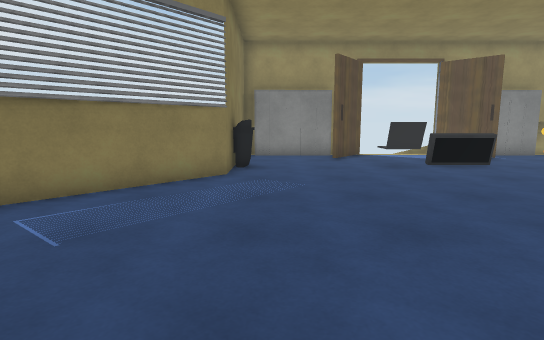
View 1 (above)

15 first-person views from a walk through a 3-D level made in the Unity game engine. The camera is 1.3 m above the floor, tilts 8° down and sees 80° across. Doors are open. The floor is counted in squares, 1 m on a side. Each view is taken from the middle of a square. On the plan, view 1 faces up. The plan holds only what a view shows up to about 14 squares ahead; the rest is blank. Some animated figures are not drawn. Some surface patterns are stand-ins.

View 2
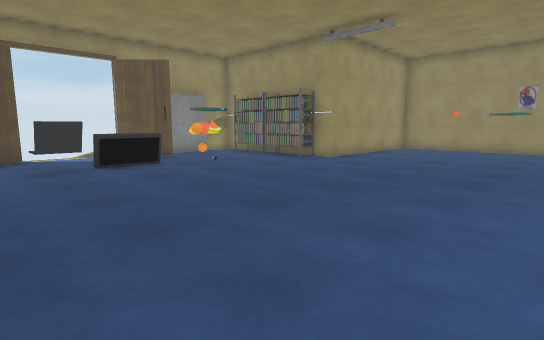

View 3
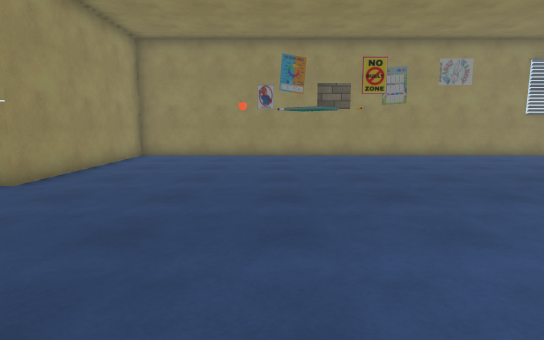

View 4
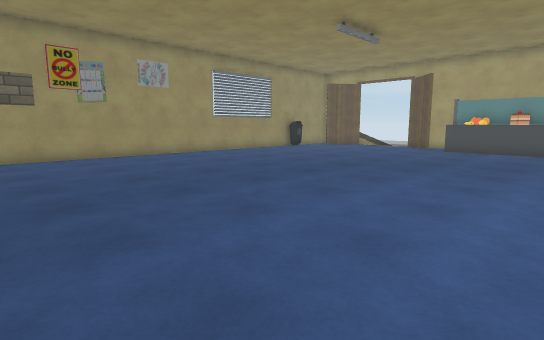

View 5
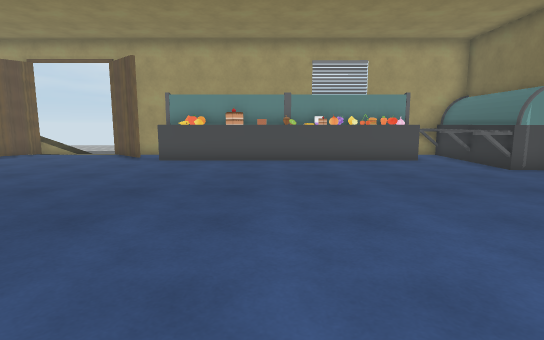

View 6
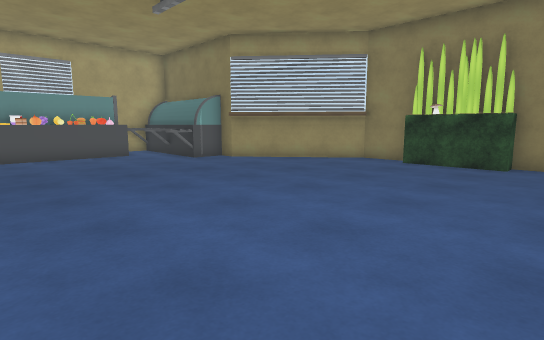

View 7
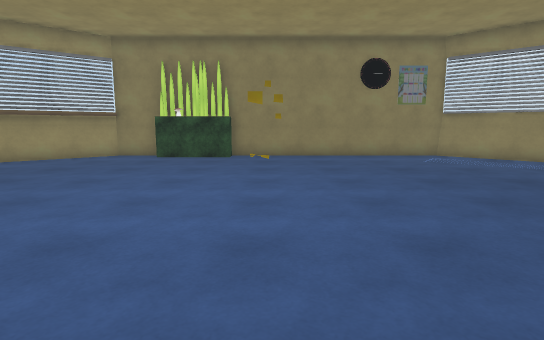

View 8
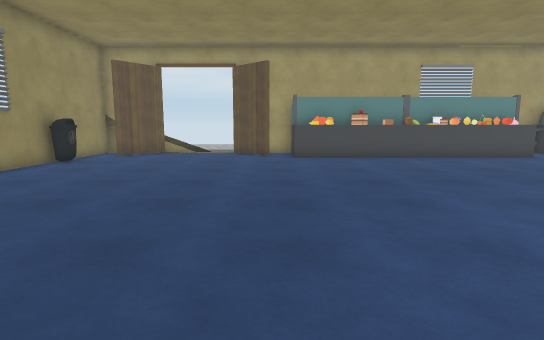

View 9
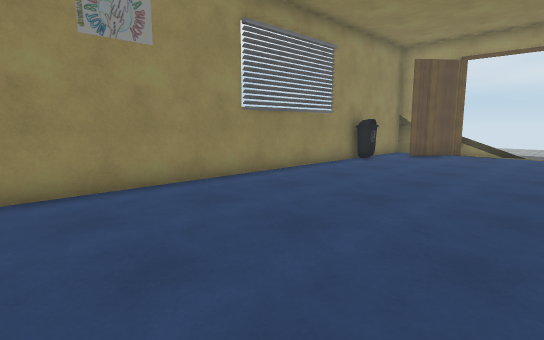

View 10
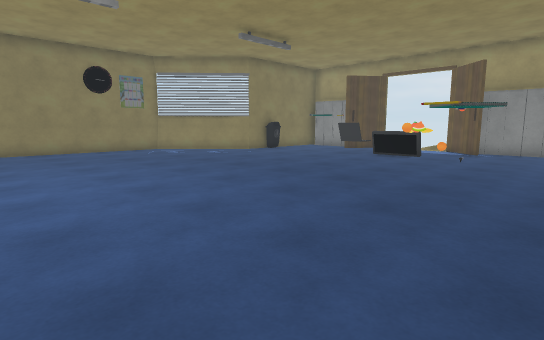

View 11
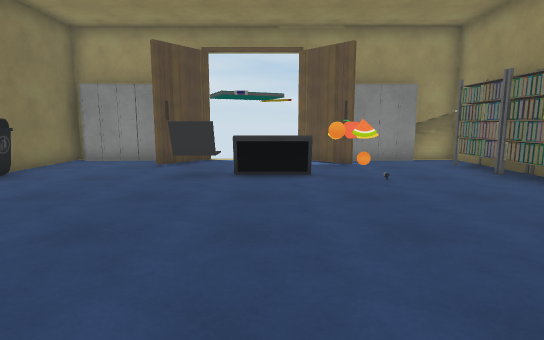

View 12
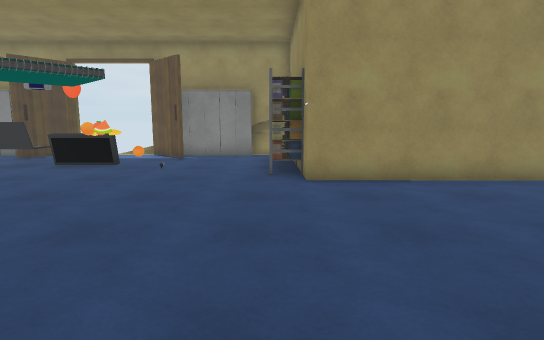

View 13
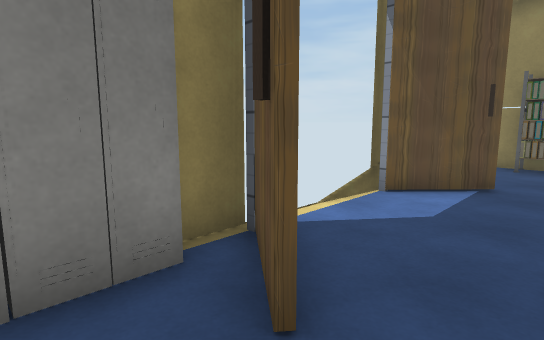

View 14
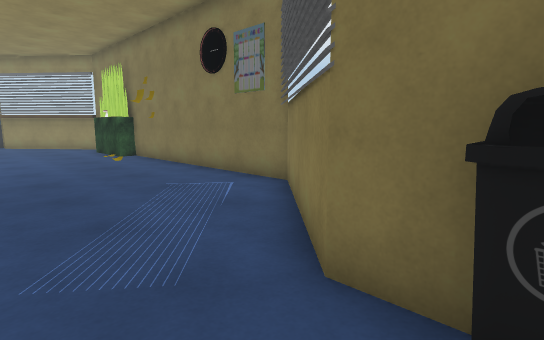

View 15
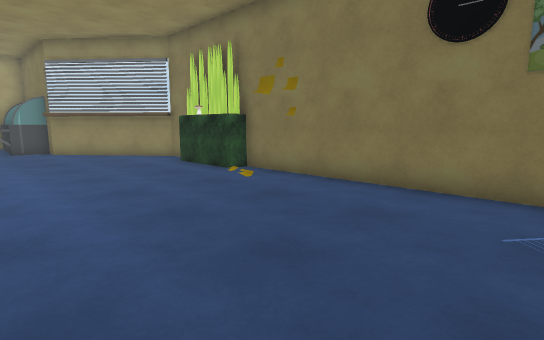

### Floor plan
Points are (right, up) in squares from view 1. A wall is a line through its corners. A room is listed if a view was taken in it or the views show most of it. See-through windows are left out.
Room 1 (views 1, 2, 3, 4, 5, 6, 7, 8, 9, 10, 11, 12, 13, 14, 15)
walls: (8, 8.2) (7.5, 8.2); (12.9, 8.4) (12, 8.4) (12, 12.6); (8.4, -15.7) (9.6, -15.7); (-4.4, -8.2) (-0.9, -12.3); (10.4, -15.7) (11.1, -15.7); (8.5, 12.3) (6.9, 13.9); (4.7, -16) (5.3, -16.4); (-1.2, -13.2) (1.1, -13.3) (1, -16.7); (12.8, 11.7) (12.8, 14.2) (11.1, 14.2); (12.2, -16.4) (13.8, -18); (1.6, -15.7) (7.6, -15.7); (2.8, 12.4) (2.4, 12.4) (3.6, 13.8); (2.6, -16.5) (3.5, -16.2); (1.6, -16.7) (11.1, -16.8); (7.5, 14.2) (6.5, 14.2); (3.9, 13.8) (2.4, 12.2); (3.8, 14.2) (2.8, 14.2); (16.9, -18) (18.4, -16.2); (-1.2, 14.2) (-1.2, 8.5) (-4.5, 5) (-4.5, -8.5) (-1.2, -12.5); (19.6, -17.2) (19.6, 7.5) (12.8, 7.5) (12.8, 9.2)
low walls: (12.8, 10.5) (12.8, 11.5); (6.4, 14.2) (5.9, 14.2); (15.3, -18) (16.9, -18)
ways out: open door at (5.5, 14); open door at (15.5, -18)
objects: plant (-4, -6) to (-4, -4); other object (-1, 10); locker (0, 14) to (2, 14); other object (4, 10) to (7, 11); other object (5, 5) to (6, 6); cake (8, -16); other object (8, 9); locker (9, 14) to (10, 14); other object (10, -16); other object (11, 1); apple (11, 2); other object (19, -15) to (19, -14)

Where each view was taken, in squares from view 1:
view 1: 0 up, 0 right, facing up
view 2: 0 up, 2 right, facing up-right
view 3: 2 up, 6 right, facing right
view 4: 1 up, 6 right, facing down-right
view 5: 4 down, 7 right, facing down
view 6: 2 down, 7 right, facing down-left
view 7: 2 down, 9 right, facing left
view 8: 3 down, 12 right, facing down
view 9: 3 down, 13 right, facing down-right
view 10: 3 down, 12 right, facing up-left
view 11: 2 up, 6 right, facing up
view 12: 0 up, 12 right, facing up
view 13: 11 up, 1 right, facing up-right
view 14: 10 up, 1 right, facing down-left
view 15: 4 up, 2 right, facing down-left
